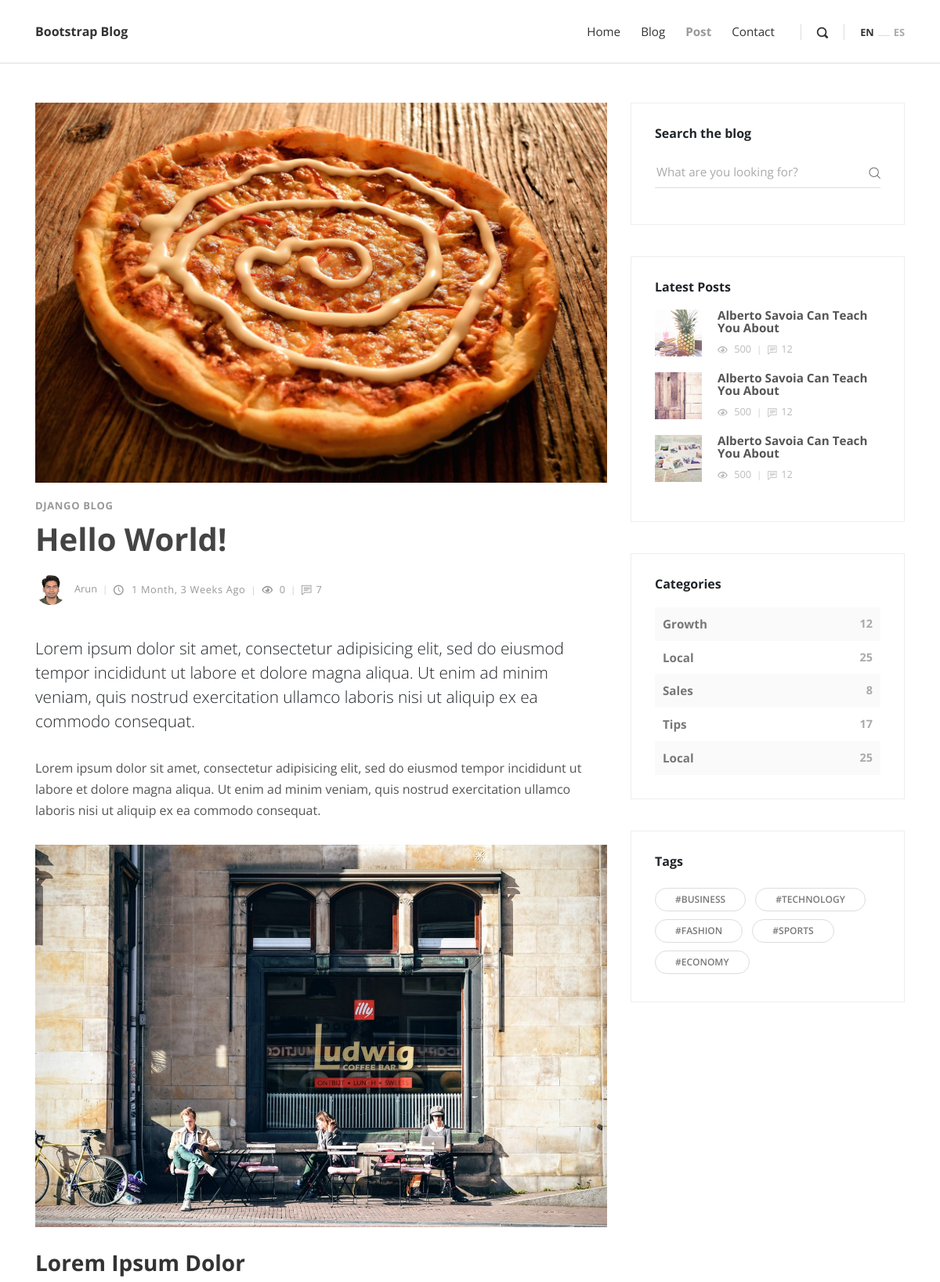
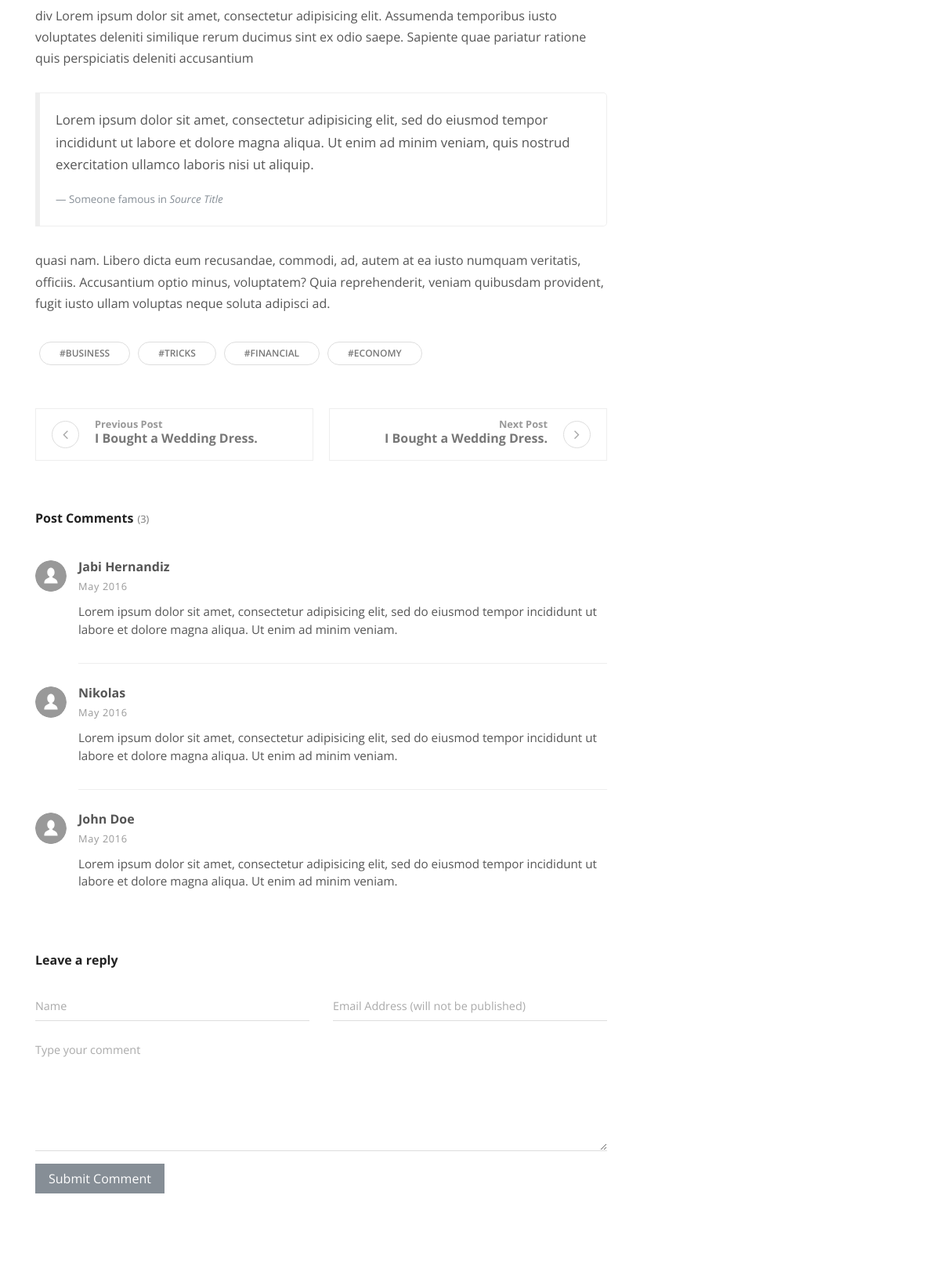
The app's page /post/1/ (upper part) with its own data (2 pictures, top to bottom).
### blogapp/models.py (models this page shows, shortened)
class Post(models.Model):
    title = models.CharField(max_length=100)
    overviewm = models.TextField()
    timestamp = models.DateTimeField(auto_now_add=True)
    content = HTMLField()
    comment_count = models.IntegerField(default=0)
    view_count = models.IntegerField(default=0)
    author = models.ForeignKey(Author, on_delete=models.CASCADE)
    thumbnail = models.ImageField()
    categories = models.ManyToManyField(Catagory)
    featured = models.BooleanField()

class Catagory(models.Model):
    title = models.CharField(max_length=20)
    def __str__(self):
        return self.title

class Author(models.Model):
    user = models.OneToOneField(User, on_delete=models.CASCADE)
    profile_picture = models.ImageField()

### blogapp/views.py (the view)
# urls.py: path('post/<id>/', post, name='post-detail'),
def  post(request, id):
    post = get_object_or_404(Post, id=id)
    context = {
        'post': post
    }
    return render(request, 'post.html', context)

### templates/post.html (shortened to what this page needs)
<!DOCTYPE html>
{% load static %}
<html>
  <head>
    <link rel="stylesheet" href="vendor/bootstrap/css/bootstrap.min.css">
    <link rel="stylesheet" href="vendor/font-awesome/css/font-awesome.min.css">
    <link rel="stylesheet" href="css/fontastic.css">
    <link rel="stylesheet" href="vendor/@fancyapps/fancybox/jquery.fancybox.min.css">
    <link rel="stylesheet" href="css/style.default.css" id="theme-stylesheet">
    <link rel="stylesheet" href="css/custom.css">
  </head>
  <body>
    <header class="header">
      <nav class="navbar navbar-expand-lg">
        <div class="container">
          <div class="navbar-header d-flex align-items-center justify-content-between">
            <a href="index.html" class="navbar-brand">Bootstrap Blog</a>
          </div>
          <div id="navbarcollapse" class="collapse navbar-collapse">
            <ul class="navbar-nav ml-auto">
              <li class="nav-item"><a href="index.html" class="nav-link ">Home</a>
              </li>
              <li class="nav-item"><a href="blog.html" class="nav-link ">Blog</a>
              </li>
              <li class="nav-item"><a href="post.html" class="nav-link active ">Post</a>
              </li>
              <li class="nav-item"><a href="#" class="nav-link ">Contact</a>
              </li>
            </ul>
            <div class="navbar-text"><a href="#" class="search-btn"><i class="icon-search-1"></i></a></div>
            <ul class="langs navbar-text"><a href="#" class="active">EN</a><span>           </span><a href="#">ES</a></ul>
          </div>
        </div>
      </nav>
    </header>
    <div class="container">
      <div class="row">
        <main class="post blog-post col-lg-8">
          <div class="container">
            <div class="post-single">
              <div class="post-thumbnail"><img src="{{ post.thumbnail.url }}" alt="..." class="img-fluid"></div>
              <div class="post-details">
                <div class="post-meta d-flex justify-content-between">
                    <div class="category">
                      {% for cat  in post.categories.all %}
                        <a href="#">{{ cat }}</a>
                        {% endfor %}
                    </div>
                </div>
                <h1>{{ post.title }}<a href="#"></a></h1>
                <div class="post-footer d-flex align-items-center flex-column flex-sm-row"><a href="#" class="author d-flex align-items-center flex-wrap">
                    <div class="avatar"><img src="{{ post.author.profile_picture.url }}" alt="..." class="img-fluid"></div>
                    <div class="title"><span>{{ post.author.user.username }}</span></div></a>
                  <div class="d-flex align-items-center flex-wrap">
                    <div class="date"><i class="icon-clock"></i> {{ post.timestamp|timesince }} ago</div>
                    <div class="views"><i class="icon-eye"></i> {{ post.view_count }}</div>
                    <div class="comments meta-last"><i class="icon-comment"></i>{{ post.comment_count }}</div>
                  </div>
                </div>
                <div class="post-body">
                  <p class="lead">Lorem ipsum dolor sit amet, consectetur adipisicing elit, sed do eiusmod tempor incididunt ut labore et dolore magna aliqua. Ut enim ad minim veniam, quis nostrud exercitation ullamco laboris nisi ut aliquip ex ea commodo consequat.</p>
                  <p>Lorem ipsum dolor sit amet, consectetur adipisicing elit, sed do eiusmod tempor incididunt ut labore et dolore magna aliqua. Ut enim ad minim veniam, quis nostrud exercitation ullamco laboris nisi ut aliquip ex ea commodo consequat.</p>
                  <p> <img src="{% static 'img/featured-pic-3.jpeg' %}" alt="..." class="img-fluid"></p>
                  <h3>Lorem Ipsum Dolor</h3>
                  <p>div Lorem ipsum dolor sit amet, consectetur adipisicing elit. Assumenda temporibus iusto voluptates deleniti similique rerum ducimus sint ex odio saepe. Sapiente quae pariatur ratione quis perspiciatis deleniti accusantium</p>
                  <blockquote class="blockquote">
                    <p>Lorem ipsum dolor sit amet, consectetur adipisicing elit, sed do eiusmod tempor incididunt ut labore et dolore magna aliqua. Ut enim ad minim veniam, quis nostrud exercitation ullamco laboris nisi ut aliquip.</p>
                    <footer class="blockquote-footer">Someone famous in
                      <cite title="Source Title">Source Title</cite>
                    </footer>
                  </blockquote>
                  <p>quasi nam. Libero dicta eum recusandae, commodi, ad, autem at ea iusto numquam veritatis, officiis. Accusantium optio minus, voluptatem? Quia reprehenderit, veniam quibusdam provident, fugit iusto ullam voluptas neque soluta adipisci ad.</p>
                </div>
                <div class="post-tags"><a href="#" class="tag">#Business</a><a href="#" class="tag">#Tricks</a><a href="#" class="tag">#Financial</a><a href="#" class="tag">#Economy</a></div>
                <div class="posts-nav d-flex justify-content-between align-items-stretch flex-column flex-md-row"><a href="#" class="prev-post text-left d-flex align-items-center">
                    <div class="icon prev"><i class="fa fa-angle-left"></i></div>
                    <div class="text"><strong class="text-primary">Previous Post </strong>
                      <h6>I Bought a Wedding Dress.</h6>
                    </div></a><a href="#" class="next-post text-right d-flex align-items-center justify-content-end">
                    <div class="text"><strong class="text-primary">Next Post </strong>
                      <h6>I Bought a Wedding Dress.</h6>
                    </div>
                    <div class="icon next"><i class="fa fa-angle-right">   </i></div></a></div>
                <div class="post-comments">
                  <header>
                    <h3 class="h6">Post Comments<span class="no-of-comments">(3)</span></h3>
                  </header>
                  <div class="comment">
                    <div class="comment-header d-flex justify-content-between">
                      <div class="user d-flex align-items-center">
                        <div class="image"><img src="{% static 'img/user.svg' %}" alt="..." class="img-fluid rounded-circle"></div>
                        <div class="title"><strong>Jabi Hernandiz</strong><span class="date">May 2016</span></div>
                      </div>
                    </div>
                    <div class="comment-body">
                      <p>Lorem ipsum dolor sit amet, consectetur adipisicing elit, sed do eiusmod tempor incididunt ut labore et dolore magna aliqua. Ut enim ad minim veniam.</p>
                    </div>
                  </div>
                  <div class="comment">
                    <div class="comment-header d-flex justify-content-between">
                      <div class="user d-flex align-items-center">
                        <div class="image"><img src="{% static 'img/user.svg' %}" alt="..." class="img-fluid rounded-circle"></div>
                        <div class="title"><strong>Nikolas</strong><span class="date">May 2016</span></div>
                      </div>
                    </div>
                    <div class="comment-body">
                      <p>Lorem ipsum dolor sit amet, consectetur adipisicing elit, sed do eiusmod tempor incididunt ut labore et dolore magna aliqua. Ut enim ad minim veniam.</p>
                    </div>
                  </div>
                  <div class="comment">
                    <div class="comment-header d-flex justify-content-between">
                      <div class="user d-flex align-items-center">
                        <div class="image"><img src="{% static 'img/user.svg' %}" alt="..." class="img-fluid rounded-circle"></div>
                        <div class="title"><strong>John Doe</strong><span class="date">May 2016</span></div>
                      </div>
                    </div>
                    <div class="comment-body">
                      <p>Lorem ipsum dolor sit amet, consectetur adipisicing elit, sed do eiusmod tempor incididunt ut labore et dolore magna aliqua. Ut enim ad minim veniam.</p>
                    </div>
                  </div>
                </div>
                <div class="add-comment">
                  <header>
                    <h3 class="h6">Leave a reply</h3>
                  </header>
                  <form action="#" class="commenting-form">
                    <div class="row">
                      <div class="form-group col-md-6">
                        <input type="text" name="username" id="username" placeholder="Name" class="form-control">
                      </div>
                      <div class="form-group col-md-6">
                        <input type="email" name="username" id="useremail" placeholder="Email Address (will not be published)" class="form-control">
                      </div>
                      <div class="form-group col-md-12">
                        <textarea name="usercomment" id="usercomment" placeholder="Type your comment" class="form-control"></textarea>
                      </div>
                      <div class="form-group col-md-12">
                        <button type="submit" class="btn btn-secondary">Submit Comment</button>
                      </div>
                    </div>
                  </form>
                </div>
              </div>
            </div>
          </div>
        </main>
        <aside class="col-lg-4">
          <div class="widget search">
            <header>
              <h3 class="h6">Search the blog</h3>
            </header>
            <form action="#" class="search-form">
              <div class="form-group">
                <input type="search" placeholder="What are you looking for?">
                <button type="submit" class="submit"><i class="icon-search"></i></button>
              </div>
            </form>
          </div>
          <div class="widget latest-posts">
            <header>
              <h3 class="h6">Latest Posts</h3>
            </header>
            <div class="blog-posts"><a href="#">
                <div class="item d-flex align-items-center">
                  <div class="image"><img src="{% static 'img/small-thumbnail-1.jpg' %}" alt="..." class="img-fluid"></div>
                  <div class="title"><strong>Alberto Savoia Can Teach You About</strong>
                    <div class="d-flex align-items-center">
                      <div class="views"><i class="icon-eye"></i> 500</div>
                      <div class="comments"><i class="icon-comment"></i>12</div>
                    </div>
                  </div>
                </div></a><a href="#">
                <div class="item d-flex align-items-center">
                  <div class="image"><img src="{% static 'img/small-thumbnail-2.jpg' %}" alt="..." class="img-fluid"></div>
                  <div class="title"><strong>Alberto Savoia Can Teach You About</strong>
                    <div class="d-flex align-items-center">
                      <div class="views"><i class="icon-eye"></i> 500</div>
                      <div class="comments"><i class="icon-comment"></i>12</div>
                    </div>
                  </div>
                </div></a><a href="#">
                <div class="item d-flex align-items-center">
                  <div class="image"><img src="{% static 'img/small-thumbnail-3.jpg' %}" alt="..." class="img-fluid"></div>
                  <div class="title"><strong>Alberto Savoia Can Teach You About</strong>
                    <div class="d-flex align-items-center">
                      <div class="views"><i class="icon-eye"></i> 500</div>
                      <div class="comments"><i class="icon-comment"></i>12</div>
                    </div>
                  </div>
                </div></a></div>
          </div>
          <div class="widget categories">
            <header>
              <h3 class="h6">Categories</h3>
            </header>
            <div class="item d-flex justify-content-between"><a href="#">Growth</a><span>12</span></div>
            <div class="item d-flex justify-content-between"><a href="#">Local</a><span>25</span></div>
            <div class="item d-flex justify-content-between"><a href="#">Sales</a><span>8</span></div>
            <div class="item d-flex justify-content-between"><a href="#">Tips</a><span>17</span></div>
            <div class="item d-flex justify-content-between"><a href="#">Local</a><span>25</span></div>
          </div>
          <div class="widget tags">
            <header>
              <h3 class="h6">Tags</h3>
            </header>
            <ul class="list-inline">
              <li class="list-inline-item"><a href="#" class="tag">#Business</a></li>
              <li class="list-inline-item"><a href="#" class="tag">#Technology</a></li>
              <li class="list-inline-item"><a href="#" class="tag">#Fashion</a></li>
              <li class="list-inline-item"><a href="#" class="tag">#Sports</a></li>
              <li class="list-inline-item"><a href="#" class="tag">#Economy</a></li>
            </ul>
          </div>
        </aside>
      </div>
    </div>
  </body>
</html>

### records on screen
Post: thumbnail (picture), title "Hello World!", author.profile_picture (picture), author.user.username "Arun", timestamp "1 Month, 3 Weeks", view_count "0", comment_count "7"
Catagory: title "DJANGO BLOG"
